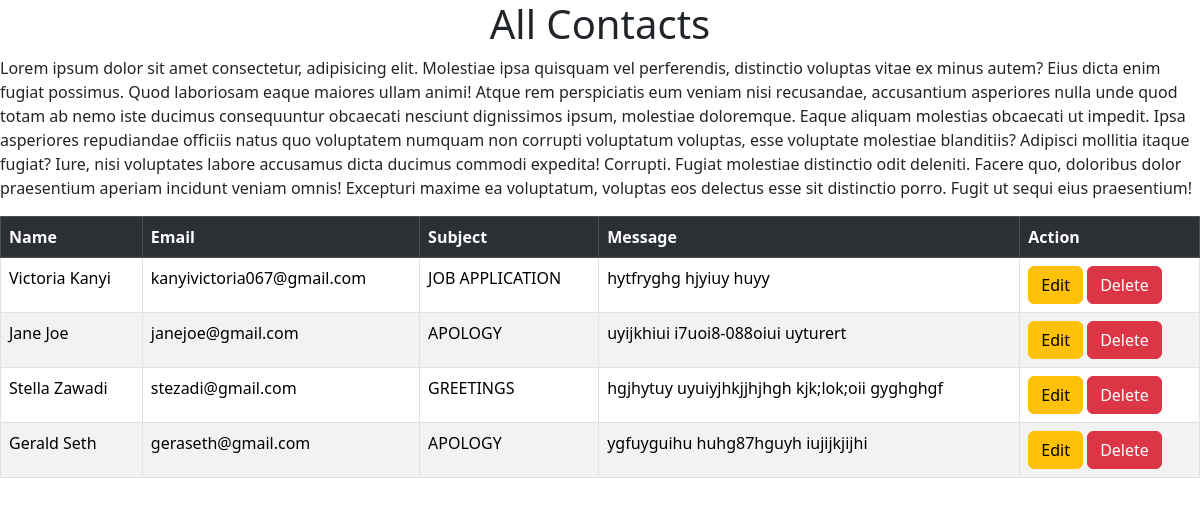
/show/, run on an earlier commit of the app's database.
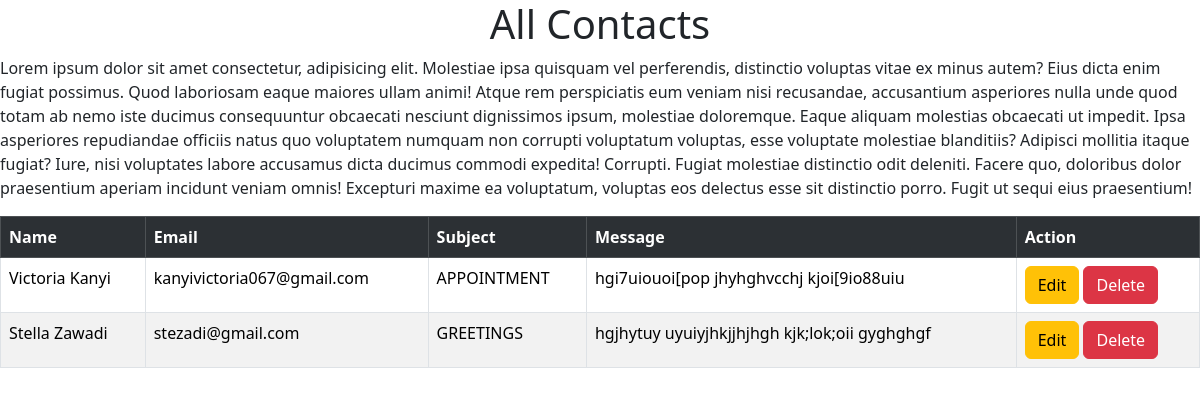
And on a later commit of the database.
### sokoapp/models.py (models this page shows, shortened)
class Contact(models.Model):
    name = models.CharField(max_length=50)
    email = models.EmailField()
    subject = models.CharField(max_length=100)
    message = models.TextField()

### sokoapp/views.py (the view)
# urls.py: path('show/', views.show, name='show'),
def show(request):
    all = Contact.objects.all()
    return render(request, 'show.html', {"all": all})

### templates/show.html (shortened to what this page needs)
<!doctype html>
<html lang="en">
  <head>
    {% load static %}
    <link
      rel="stylesheet"
      href="{% static 'assets/vendor/bootstrap/css/bootstrap.min.css' %}"
    />
  </head>
  <body>
    <h1 class="text-center">All Contacts</h1>
    <p>
      Lorem ipsum dolor sit amet consectetur, adipisicing elit. Molestiae ipsa
      quisquam vel perferendis, distinctio voluptas vitae ex minus autem? Eius
      dicta enim fugiat possimus. Quod laboriosam eaque maiores ullam animi!
      Atque rem perspiciatis eum veniam nisi recusandae, accusantium asperiores
      nulla unde quod totam ab nemo iste ducimus consequuntur obcaecati nesciunt
      dignissimos ipsum, molestiae doloremque. Eaque aliquam molestias obcaecati
      ut impedit. Ipsa asperiores repudiandae officiis natus quo voluptatem
      numquam non corrupti voluptatum voluptas, esse voluptate molestiae
      blanditiis? Adipisci mollitia itaque fugiat? Iure, nisi voluptates labore
      accusamus dicta ducimus commodi expedita! Corrupti. Fugiat molestiae
      distinctio odit deleniti. Facere quo, doloribus dolor praesentium aperiam
      incidunt veniam omnis! Excepturi maxime ea voluptatum, voluptas eos
      delectus esse sit distinctio porro. Fugit ut sequi eius praesentium!
    </p>
    <table class="table table-striped table-hover table-bordered">
      <tr class="table-dark">
        <th>Name</th>
        <th>Email</th>
        <th>Subject</th>
        <th>Message</th>
        <th>Action</th>
      </tr>
      {% for contact in all %}
      <tr>
        <td>{{ contact.name }}</td>
        <td>{{ contact.email }}</td>
        <td>{{ contact.subject }}</td>
        <td>{{ contact.message }}</td>
        <td>
          <a href="/edit/{{ contact.id }}" class="btn btn-warning">Edit</a>
          <a href="/delete/{{ contact.id }}" class="btn btn-danger">Delete</a>
        </td>
      </tr>
      {% endfor %}
    </table>
  </body>
</html>

What changed in the data, as far as the page shows it:
removed Contact: name "Jane Joe", email "janejoe@gmail.com", subject "APOLOGY", message "uyijkhiui i7uoi8-088oiui uyturert"
removed Contact: name "Gerald Seth", email "geraseth@gmail.com", subject "APOLOGY", message "ygfuyguihu huhg87hguyh iujijkjijhi"
changed Contact "Victoria Kanyi": subject "JOB APPLICATION" → "APPOINTMENT"; message "hytfryghg hjyiuy huyy" → "hgi7uiouoi[pop jhyhghvcchj kjoi[9io88uiu"
